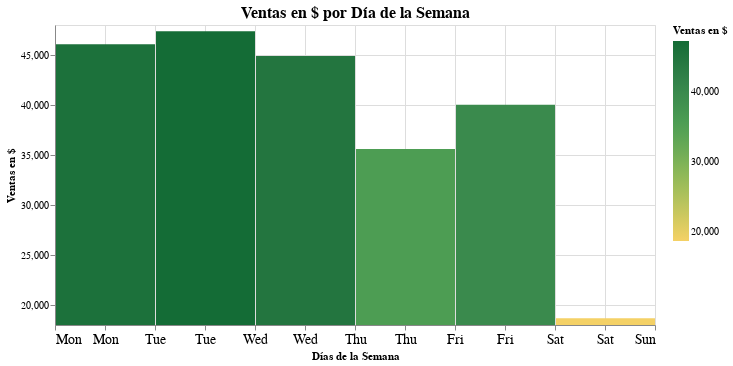

Here is the notebook cell this chart was saved with:
### Code cell
barras = alt.Chart(df_ventas_ag).mark_bar().encode(
                x=alt.X('day(fecha):T', title='Días de la Semana', axis = alt.Axis(labelAngle=0, labelFontSize=14)),
                y=alt.Y('sum(monto_dolar):Q', title = 'Ventas en $', scale=alt.Scale(zero=False), 
                  axis = alt.Axis(grid=True, titleAnchor='middle', titleAngle = 270, labelFontSize=10)),
                color=alt.Color(
                    'sum(monto_dolar):Q', scale=alt.Scale(scheme='goldgreen'), title='Ventas en $'),
                tooltip=[
                    alt.Tooltip('day(fecha):T', title='Día'),
                    alt.Tooltip('sum(monto_dolar):Q', title='Ventas en $')],
                ).properties(title='Ventas en $ por Día de la Semana',
                             width=600, 
                             height=300
                ).configure_title(
                    fontSize = 16,
                    anchor = 'middle'
                ).interactive()
barras

### Figure 1 — Vega-Lite specification as saved in the notebook (floating-point values rounded to 4 significant figures; data arrays with more than 128 entries replaced by an {"elided": "..."} marker saying what was removed)
{"config": {"view": {"continuousWidth": 400, "continuousHeight": 300}, "title": {"anchor": "middle", "fontSize": 16}}, "data": {"name": "data-e2d472d5d84d7fbe513a2961954722fe"}, "mark": "bar", "encoding": {"color": {"aggregate": "sum", "field": "monto_dolar", "scale": {"scheme": "goldgreen"}, "title": "Ventas en $", "type": "quantitative"}, "tooltip": [{"field": "fecha", "timeUnit": "day", "title": "Día", "type": "temporal"}, {"aggregate": "sum", "field": "monto_dolar", "title": "Ventas en $", "type": "quantitative"}], "x": {"axis": {"labelAngle": 0, "labelFontSize": 14}, "field": "fecha", "timeUnit": "day", "title": "Días de la Semana", "type": "temporal"}, "y": {"aggregate": "sum", "axis": {"grid": true, "labelFontSize": 10, "titleAnchor": "middle", "titleAngle": 270}, "field": "monto_dolar", "scale": {"zero": false}, "title": "Ventas en $", "type": "quantitative"}}, "height": 300, "selection": {"selector002": {"type": "interval", "bind": "scales", "encodings": ["x", "y"]}}, "title": "Ventas en $ por Día de la Semana", "width": 600, "$schema": "https://vega.github.io/schema/vega-lite/v4.17.0.json", "datasets": {"data-e2d472d5d84d7fbe513a2961954722fe": {"elided": "334 records"}}}
